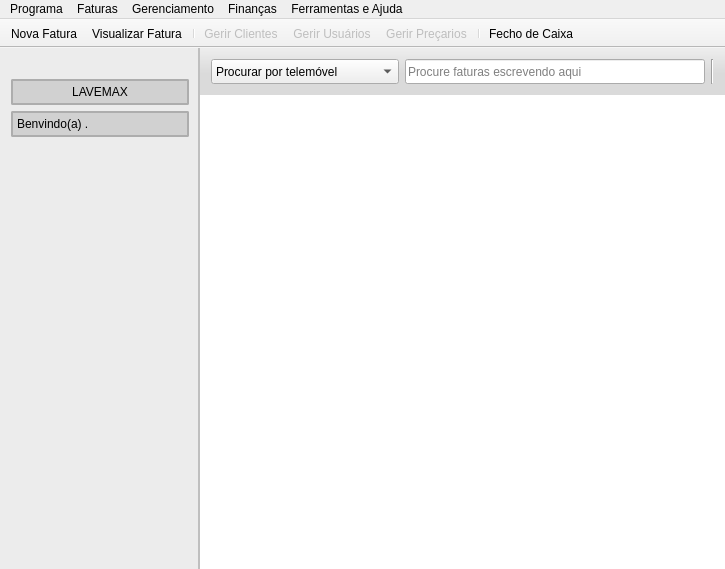
<?xml version="1.0" encoding="UTF-8"?>
<ui version="4.0">
 <class>MainWindow</class>
 <widget class="QMainWindow" name="MainWindow">
  <property name="geometry">
   <rect>
    <x>0</x>
    <y>0</y>
    <width>703</width>
    <height>569</height>
   </rect>
  </property>
  <property name="windowTitle">
   <string>Lavandaria Lavemax</string>
  </property>
  <property name="windowIcon">
   <iconset resource="../Resources/resources.qrc">
    <normaloff>:/icons/logo.png</normaloff>:/icons/logo.png</iconset>
  </property>
  <widget class="QWidget" name="centralWidget">
   <layout class="QVBoxLayout" name="verticalLayout">
    <property name="leftMargin">
     <number>0</number>
    </property>
    <property name="topMargin">
     <number>0</number>
    </property>
    <property name="rightMargin">
     <number>0</number>
    </property>
    <property name="bottomMargin">
     <number>0</number>
    </property>
    <item>
     <widget class="QSplitter" name="splitter">
      <property name="orientation">
       <enum>Qt::Horizontal</enum>
      </property>
      <property name="handleWidth">
       <number>0</number>
      </property>
      <property name="childrenCollapsible">
       <bool>false</bool>
      </property>
      <widget class="QFrame" name="frame">
       <property name="minimumSize">
        <size>
         <width>200</width>
         <height>0</height>
        </size>
       </property>
       <property name="maximumSize">
        <size>
         <width>200</width>
         <height>16777215</height>
        </size>
       </property>
       <property name="styleSheet">
        <string notr="true">.QFrame {
	background-color: #ececec;
	border-right: 2px solid #bfbfbf;
}</string>
       </property>
       <layout class="QVBoxLayout" name="verticalLayout_2">
        <item>
         <widget class="QLabel" name="label_3">
          <property name="maximumSize">
           <size>
            <width>16777215</width>
            <height>182</height>
           </size>
          </property>
          <property name="text">
           <string/>
          </property>
          <property name="pixmap">
           <pixmap resource="../Resources/resources.qrc">:/icons/logo.png</pixmap>
          </property>
          <property name="scaledContents">
           <bool>true</bool>
          </property>
         </widget>
        </item>
        <item>
         <widget class="QLabel" name="label_2">
          <property name="sizePolicy">
           <sizepolicy hsizetype="Preferred" vsizetype="Fixed">
            <horstretch>0</horstretch>
            <verstretch>0</verstretch>
           </sizepolicy>
          </property>
          <property name="styleSheet">
           <string notr="true">background-color: #d1d1d1;
border: 2px solid #adadad;
border-radius: 2px;
padding: 4px;</string>
          </property>
          <property name="text">
           <string>LAVEMAX</string>
          </property>
          <property name="alignment">
           <set>Qt::AlignCenter</set>
          </property>
          <property name="wordWrap">
           <bool>true</bool>
          </property>
         </widget>
        </item>
        <item>
         <widget class="QLabel" name="GreetingsLabel">
          <property name="styleSheet">
           <string notr="true">background-color: #d1d1d1;
border: 2px solid #adadad;
border-radius: 2px;
padding: 4px;</string>
          </property>
          <property name="text">
           <string>Benvindo(a) &lt;Nome Do Usuário&gt;.</string>
          </property>
          <property name="alignment">
           <set>Qt::AlignJustify|Qt::AlignVCenter</set>
          </property>
          <property name="wordWrap">
           <bool>true</bool>
          </property>
         </widget>
        </item>
        <item>
         <spacer name="verticalSpacer">
          <property name="orientation">
           <enum>Qt::Vertical</enum>
          </property>
          <property name="sizeHint" stdset="0">
           <size>
            <width>20</width>
            <height>40</height>
           </size>
          </property>
         </spacer>
        </item>
       </layout>
      </widget>
      <widget class="QFrame" name="frame_2">
       <property name="styleSheet">
        <string notr="true"/>
       </property>
       <property name="frameShadow">
        <enum>QFrame::Raised</enum>
       </property>
       <layout class="QVBoxLayout" name="verticalLayout_3">
        <property name="spacing">
         <number>0</number>
        </property>
        <property name="leftMargin">
         <number>0</number>
        </property>
        <property name="topMargin">
         <number>0</number>
        </property>
        <property name="rightMargin">
         <number>0</number>
        </property>
        <property name="bottomMargin">
         <number>0</number>
        </property>
        <item>
         <widget class="QWidget" name="widget" native="true">
          <property name="styleSheet">
           <string notr="true">.QWidget {
	background-color: qlineargradient(spread:pad, x1:0, y1:0.051, x2:0, y2:0.545, stop:0 rgba(236, 236, 236, 255), stop:1 rgba(218, 218, 218, 255));
}</string>
          </property>
          <layout class="QHBoxLayout" name="horizontalLayout">
           <item>
            <widget class="QComboBox" name="SearchCriteriaComboBox">
             <property name="minimumSize">
              <size>
               <width>0</width>
               <height>25</height>
              </size>
             </property>
             <property name="maximumSize">
              <size>
               <width>16777215</width>
               <height>25</height>
              </size>
             </property>
             <item>
              <property name="text">
               <string>Procurar por telemóvel</string>
              </property>
             </item>
             <item>
              <property name="text">
               <string>Procurar por nº da fatura</string>
              </property>
             </item>
             <item>
              <property name="text">
               <string>Procurar por nome do cliente</string>
              </property>
             </item>
            </widget>
           </item>
           <item>
            <widget class="QLineEdit" name="SearchEntry">
             <property name="sizePolicy">
              <sizepolicy hsizetype="Expanding" vsizetype="Preferred">
               <horstretch>0</horstretch>
               <verstretch>0</verstretch>
              </sizepolicy>
             </property>
             <property name="minimumSize">
              <size>
               <width>300</width>
               <height>25</height>
              </size>
             </property>
             <property name="maximumSize">
              <size>
               <width>300</width>
               <height>25</height>
              </size>
             </property>
             <property name="text">
              <string/>
             </property>
             <property name="maxLength">
              <number>50</number>
             </property>
             <property name="placeholderText">
              <string>Procure faturas escrevendo aqui</string>
             </property>
             <property name="clearButtonEnabled">
              <bool>true</bool>
             </property>
            </widget>
           </item>
           <item>
            <widget class="Line" name="line_2">
             <property name="orientation">
              <enum>Qt::Vertical</enum>
             </property>
            </widget>
           </item>
           <item>
            <spacer name="horizontalSpacer">
             <property name="orientation">
              <enum>Qt::Horizontal</enum>
             </property>
             <property name="sizeHint" stdset="0">
              <size>
               <width>40</width>
               <height>20</height>
              </size>
             </property>
            </spacer>
           </item>
          </layout>
         </widget>
        </item>
        <item>
         <widget class="QTableView" name="ReceiptTableView">
          <property name="styleSheet">
           <string notr="true">QTableView {
	border: no-border;
	background: url(:/icons/logo.png) no-repeat center;
	background-attachment: fixed;
}</string>
          </property>
          <property name="selectionMode">
           <enum>QAbstractItemView::SingleSelection</enum>
          </property>
          <property name="selectionBehavior">
           <enum>QAbstractItemView::SelectRows</enum>
          </property>
          <property name="verticalScrollMode">
           <enum>QAbstractItemView::ScrollPerPixel</enum>
          </property>
          <property name="horizontalScrollMode">
           <enum>QAbstractItemView::ScrollPerPixel</enum>
          </property>
          <attribute name="verticalHeaderVisible">
           <bool>false</bool>
          </attribute>
         </widget>
        </item>
       </layout>
      </widget>
     </widget>
    </item>
   </layout>
  </widget>
  <widget class="QToolBar" name="toolBar">
   <property name="contextMenuPolicy">
    <enum>Qt::PreventContextMenu</enum>
   </property>
   <property name="movable">
    <bool>false</bool>
   </property>
   <property name="allowedAreas">
    <set>Qt::TopToolBarArea</set>
   </property>
   <property name="iconSize">
    <size>
     <width>70</width>
     <height>70</height>
    </size>
   </property>
   <property name="toolButtonStyle">
    <enum>Qt::ToolButtonTextUnderIcon</enum>
   </property>
   <property name="floatable">
    <bool>false</bool>
   </property>
   <attribute name="toolBarArea">
    <enum>TopToolBarArea</enum>
   </attribute>
   <attribute name="toolBarBreak">
    <bool>false</bool>
   </attribute>
   <addaction name="NewEntryAction"/>
   <addaction name="VisualizeEntryAction"/>
   <addaction name="separator"/>
   <addaction name="ManageClientsAction"/>
   <addaction name="ManageUsersAction"/>
   <addaction name="ManagePricesAction"/>
   <addaction name="separator"/>
   <addaction name="TodayFinancialReportAction"/>
  </widget>
  <widget class="QMenuBar" name="menuBar">
   <property name="geometry">
    <rect>
     <x>0</x>
     <y>0</y>
     <width>703</width>
     <height>21</height>
    </rect>
   </property>
   <widget class="QMenu" name="menuEntry">
    <property name="title">
     <string>Faturas</string>
    </property>
    <addaction name="actionNova_Entrada"/>
    <addaction name="actionVisualizar_Entrada"/>
   </widget>
   <widget class="QMenu" name="menuGerenciamento">
    <property name="title">
     <string>Gerenciamento</string>
    </property>
    <addaction name="actionGerir_Clientes"/>
    <addaction name="actionGerir_Usu_rios"/>
    <addaction name="actionGerir_Pre_rios"/>
   </widget>
   <widget class="QMenu" name="menuFinan_as">
    <property name="title">
     <string>Finanças</string>
    </property>
    <widget class="QMenu" name="menuVer_Rendimentos">
     <property name="title">
      <string>Ver Rendimentos</string>
     </property>
     <addaction name="actionRendimento_Geral"/>
     <addaction name="actionRendimentos_dos_Funcion_rios"/>
     <addaction name="actionRendimento_dos_Clientes"/>
    </widget>
    <addaction name="menuVer_Rendimentos"/>
    <addaction name="separator"/>
    <addaction name="actionFecho_de_Caixa"/>
   </widget>
   <widget class="QMenu" name="menuLaveMax">
    <property name="title">
     <string>Programa</string>
    </property>
    <addaction name="actionTerminar_Sess_o"/>
    <addaction name="separator"/>
    <addaction name="actionFechar_o_Programa"/>
   </widget>
   <widget class="QMenu" name="menuFerramentas">
    <property name="title">
     <string>Ferramentas e Ajuda</string>
    </property>
    <addaction name="actionSettings"/>
    <addaction name="separator"/>
    <addaction name="actionManual"/>
    <addaction name="separator"/>
    <addaction name="actionSobre_o_Programa"/>
    <addaction name="actionSobre_Qt"/>
   </widget>
   <addaction name="menuLaveMax"/>
   <addaction name="menuEntry"/>
   <addaction name="menuGerenciamento"/>
   <addaction name="menuFinan_as"/>
   <addaction name="menuFerramentas"/>
  </widget>
  <action name="NewEntryAction">
   <property name="icon">
    <iconset resource="../Resources/resources.qrc">
     <normaloff>:/icons/new-entry.png</normaloff>:/icons/new-entry.png</iconset>
   </property>
   <property name="text">
    <string>Nova Fatura</string>
   </property>
   <property name="toolTip">
    <string>Nova Entrada</string>
   </property>
  </action>
  <action name="VisualizeEntryAction">
   <property name="icon">
    <iconset resource="../Resources/resources.qrc">
     <normaloff>:/icons/visualize-entry.png</normaloff>:/icons/visualize-entry.png</iconset>
   </property>
   <property name="text">
    <string>Visualizar Fatura</string>
   </property>
  </action>
  <action name="ManageClientsAction">
   <property name="enabled">
    <bool>false</bool>
   </property>
   <property name="icon">
    <iconset resource="../Resources/resources.qrc">
     <normaloff>:/icons/manage-clients.png</normaloff>:/icons/manage-clients.png</iconset>
   </property>
   <property name="text">
    <string>Gerir Clientes</string>
   </property>
  </action>
  <action name="ManageUsersAction">
   <property name="enabled">
    <bool>false</bool>
   </property>
   <property name="icon">
    <iconset resource="../Resources/resources.qrc">
     <normaloff>:/icons/manage-users.png</normaloff>:/icons/manage-users.png</iconset>
   </property>
   <property name="text">
    <string>Gerir Usuários</string>
   </property>
  </action>
  <action name="ManagePricesAction">
   <property name="enabled">
    <bool>false</bool>
   </property>
   <property name="icon">
    <iconset resource="../Resources/resources.qrc">
     <normaloff>:/icons/financial-report.png</normaloff>:/icons/financial-report.png</iconset>
   </property>
   <property name="text">
    <string>Gerir Preçarios</string>
   </property>
  </action>
  <action name="TodayFinancialReportAction">
   <property name="icon">
    <iconset resource="../Resources/resources.qrc">
     <normaloff>:/icons/today-financial-report.png</normaloff>:/icons/today-financial-report.png</iconset>
   </property>
   <property name="text">
    <string>Fecho de Caixa</string>
   </property>
  </action>
  <action name="actionNova_Entrada">
   <property name="text">
    <string>Nova Fatura</string>
   </property>
  </action>
  <action name="actionVisualizar_Entrada">
   <property name="text">
    <string>Visualizar Fatura</string>
   </property>
  </action>
  <action name="actionGerir_Clientes">
   <property name="text">
    <string>Gerir Clientes</string>
   </property>
  </action>
  <action name="actionGerir_Usu_rios">
   <property name="text">
    <string>Gerir Usuários</string>
   </property>
  </action>
  <action name="actionGerir_Pre_rios">
   <property name="text">
    <string>Gerir Preçário</string>
   </property>
  </action>
  <action name="actionRendimentos_dos_Funcion_rios">
   <property name="text">
    <string>Rendimento dos Funcionários</string>
   </property>
  </action>
  <action name="actionRendimento_dos_Clientes">
   <property name="text">
    <string>Rendimento dos Clientes</string>
   </property>
  </action>
  <action name="actionRendimento_Geral">
   <property name="text">
    <string>Rendimento Geral</string>
   </property>
  </action>
  <action name="actionFecho_de_Caixa">
   <property name="text">
    <string>Fecho de Caixa</string>
   </property>
  </action>
  <action name="actionTerminar_Sess_o">
   <property name="text">
    <string>Terminar Sessão</string>
   </property>
  </action>
  <action name="actionFechar_o_Programa">
   <property name="text">
    <string>Fechar o Programa</string>
   </property>
  </action>
  <action name="actionSettings">
   <property name="text">
    <string>Configurações</string>
   </property>
  </action>
  <action name="actionSobre_o_Programa">
   <property name="text">
    <string>Sobre o Programa</string>
   </property>
  </action>
  <action name="actionSobre_Qt">
   <property name="text">
    <string>Sobre Qt</string>
   </property>
  </action>
  <action name="actionManual">
   <property name="text">
    <string>Manual</string>
   </property>
  </action>
 </widget>
 <layoutdefault spacing="6" margin="11"/>
 <resources>
  <include location="../Resources/resources.qrc"/>
 </resources>
 <connections/>
</ui>
